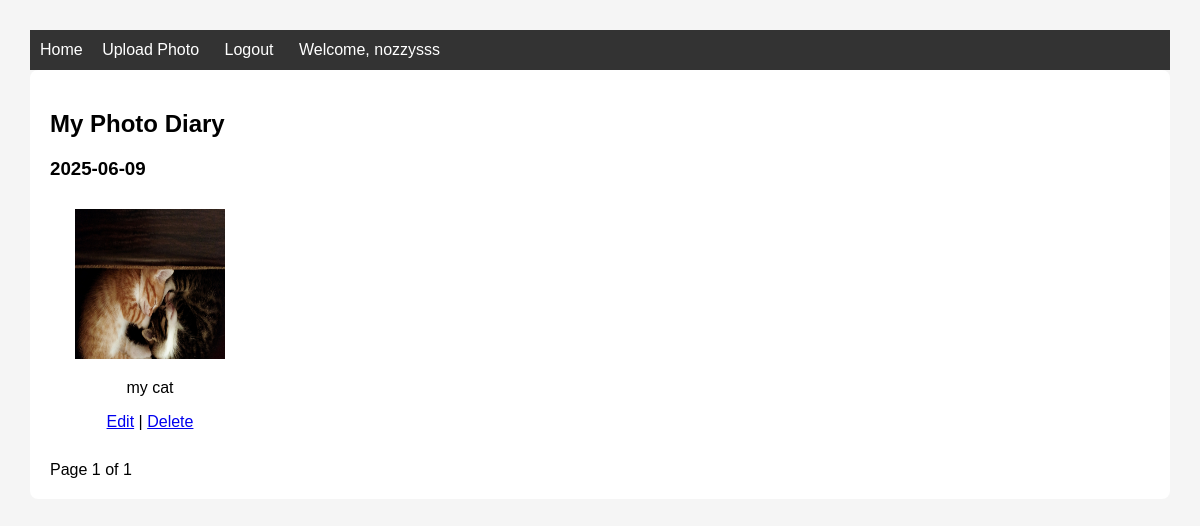
The page / (signed in) on the database as committed earlier.
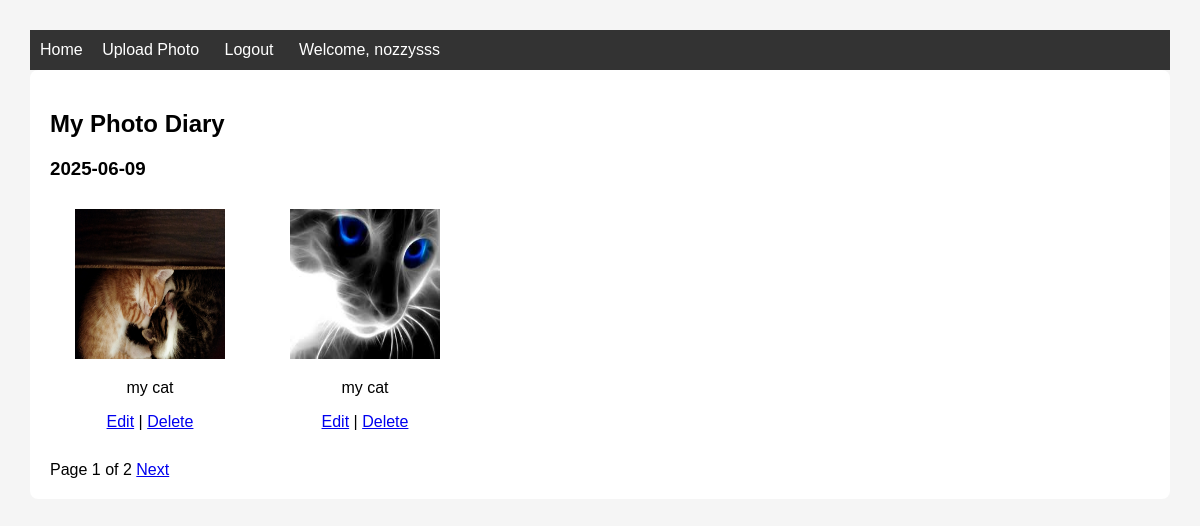
The same page on the database as committed later.
### diary/models.py (models this page shows, shortened)
class PhotoEntry(models.Model):
    user=models.ForeignKey(User, on_delete=models.CASCADE)
    photo=models.ImageField(upload_to='photos/')
    caption=models.CharField(max_length=255)
    date_uploaded=models.DateTimeField(auto_now_add=True)
    class Meta:
        verbose_name="PhotoEntry"
        verbose_name_plural="PhotoEntry"

### diary/views.py (the view)
# urls.py: 2. Add a URL to urlpatterns:  path('', views.home, name='home')
@login_required
def home(request):
    photos = PhotoEntry.objects.filter(user=request.user).order_by('-date_uploaded')
    paginator = Paginator(photos, 2)  # 2 photos per page for example
    page_number = request.GET.get('page')
    page_obj = paginator.get_page(page_number)
    grouped_photos = {}
    for photo in page_obj:
        date_str = photo.date_uploaded.date().strftime('%Y-%m-%d')
        grouped_photos.setdefault(date_str, []).append(photo)
    context = {
        'grouped_photos': grouped_photos,
        'page_obj': page_obj,
    }
    return render(request, 'diary/home.html', context)

### diary/templates/diary/home.html (shortened to what this page needs)
{% extends 'diary/base.html' %}
{% block content %}
<h2>My Photo Diary</h2>
{% if grouped_photos %}
    {% for date, photos in grouped_photos.items %}
        <h3>{{ date }}</h3>
        <div style="display: flex; flex-wrap: wrap; gap: 15px;">
            {% for photo in photos %}
                <div style="background: white; padding: 10px; border-radius: 8px; width: 180px; text-align: center;">
                    <img src="{{ photo.photo.url }}" width="150" height="150" alt="{{ photo.caption }}">
                    <p>{{ photo.caption }}</p>
                    {% if user == photo.user %}
                        <a href="{% url 'photo_edit' photo.pk %}">Edit</a> |
                        <a href="{% url 'photo_delete' photo.pk %}">Delete</a>
                    {% endif %}
                </div>
            {% endfor %}
        </div>
    {% endfor %}
{% else %}
    <p>No photos uploaded yet.</p>
{% endif %}
<div style="margin-top: 20px;">
    <span>Page {{ page_obj.number }} of {{ page_obj.paginator.num_pages }}</span>
    {% if page_obj.has_next %}
        <a href="?page={{ page_obj.next_page_number }}">Next</a>
    {% endif %}
</div>
{% endblock %}

### diary/templates/diary/base.html (shortened to what this page needs)
<!DOCTYPE html>
<html lang="en">
<head>
</head>
<body>
    <nav>
        <a href="{% url 'home' %}">Home</a>
        {% if user.is_authenticated %}
            <a href="{% url 'upload_photo' %}">Upload Photo</a>
            <form method="post" action="{% url 'logout' %}">
                <button type="submit">Logout</button>
            </form>
            <span style="color:white;">Welcome, {{ user.username }}</span>
        {% else %}
            <a href="{% url 'login' %}">Login</a>
            <a href="{% url 'register' %}">Register</a>
        {% endif %}
    </nav>
    <div class="container">
        {% block content %}
        {% endblock %}
    </div>
</body>
</html>

### diary/templates/diary/base.html (style rules this page uses)
body { font-family: Arial, sans-serif; margin: 30px; background-color: #f5f5f5; }
nav { background-color: #333; padding: 10px; }
nav a, nav form button { color: white; margin-right: 15px; text-decoration: none; background: none; border: none; cursor: pointer; font: inherit; }
nav form { display: inline; }
.container { background-color: white; padding: 20px; border-radius: 8px; }

Rows that differ between the two databases and show on the page:
added PhotoEntry: photo (picture), caption "my cat", shows "Edit", shown under "2025-06-09"
Other text that changed with them:
{{ page_obj.paginator.num_pages }}: "1" → "2"
text now shown: "Next"
